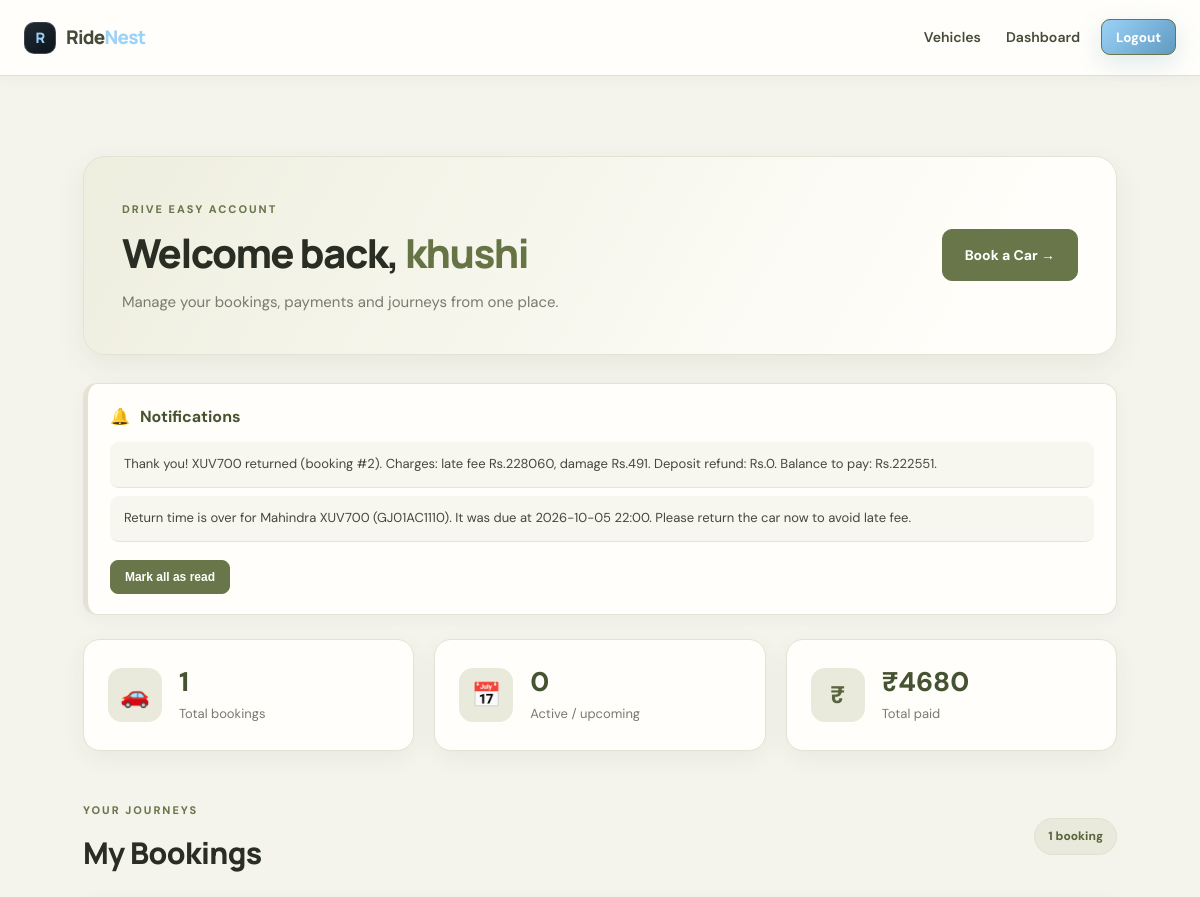
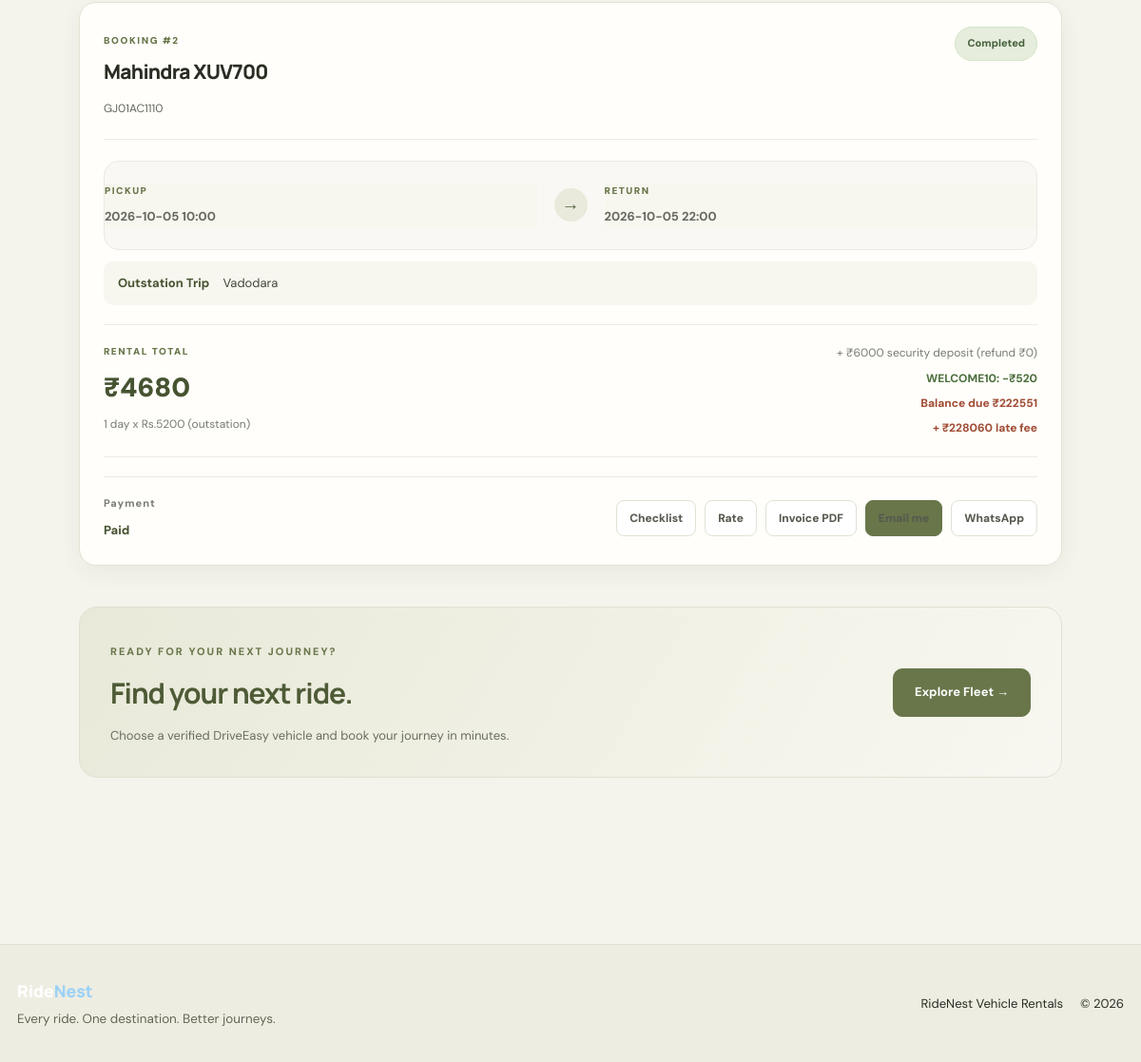
Screenshot of /dashboard (signed in) with the database file from the repository (2 pictures, top to bottom).
### tables this page shows
CREATE TABLE notifications (
    id INTEGER PRIMARY KEY AUTOINCREMENT,
    user_id INTEGER NOT NULL,
    booking_id INTEGER,
    message TEXT NOT NULL,
    is_read INTEGER DEFAULT 0,
    created_at TEXT DEFAULT CURRENT_TIMESTAMP
);

CREATE TABLE bookings (
    id INTEGER PRIMARY KEY AUTOINCREMENT,
    user_id INTEGER NOT NULL,
    car_id INTEGER NOT NULL,
    start_datetime TEXT NOT NULL,
    end_datetime TEXT NOT NULL,
    total_price INTEGER NOT NULL,
    status TEXT NOT NULL DEFAULT 'Pending',
    payment_status TEXT NOT NULL DEFAULT 'Unpaid',
    utr_number TEXT,
    late_fee INTEGER DEFAULT 0,
    reminder_sent INTEGER DEFAULT 0,
    due_sent INTEGER DEFAULT 0,
    late_alert_sent INTEGER DEFAULT 0,
    returned_at TEXT,
    coupon_code TEXT,
    discount INTEGER DEFAULT 0,
    rate_note TEXT,
    trip_type TEXT DEFAULT 'Local',
    destination TEXT,
    km_limit INTEGER DEFAULT 0,
    extra_km_rate INTEGER DEFAULT 0,
    deposit INTEGER DEFAULT 0,
    approval_status TEXT DEFAULT 'None',
    damage_charge INTEGER DEFAULT 0,
    fuel_charge INTEGER DEFAULT 0,
    km_charge INTEGER DEFAULT 0,
    deposit_refund INTEGER DEFAULT 0,
    balance_due INTEGER DEFAULT 0,
    invoice_email TEXT,
    created_at TEXT DEFAULT CURRENT_TIMESTAMP,
    FOREIGN KEY (user_id) REFERENCES users(id),
    FOREIGN KEY (car_id) REFERENCES cars(id)
);

CREATE TABLE cars (
    id INTEGER PRIMARY KEY AUTOINCREMENT,
    name TEXT NOT NULL,
    brand TEXT NOT NULL,
    type TEXT NOT NULL,
    fuel TEXT NOT NULL,
    seats INTEGER NOT NULL,
    price_per_day INTEGER NOT NULL,
    number_plate TEXT NOT NULL UNIQUE,
    qr_token TEXT NOT NULL UNIQUE,
    insurance_expiry TEXT,
    puc_expiry TEXT,
    last_service TEXT,
    km_driven INTEGER DEFAULT 0,
    image TEXT DEFAULT 'default.jpg',
    category TEXT NOT NULL DEFAULT 'Car',
    price_per_hour INTEGER DEFAULT 0,
    min_hours INTEGER DEFAULT 1,
    outstation_rate INTEGER DEFAULT 0,
    km_per_day INTEGER DEFAULT 0,
    extra_km_rate INTEGER DEFAULT 0,
    deposit INTEGER DEFAULT 0,
    station TEXT DEFAULT ''
);

### app.py (the view, shortened to what this page needs)
@app.route("/dashboard")
def dashboard():
    if "user_id" not in session:
        flash("Please log in first.", "error")
        return redirect("/login")
    con = sqlite3.connect("database.db")
    con.row_factory = sqlite3.Row
    bookings = con.execute("""
        SELECT bookings.*, cars.name AS car_name, cars.brand AS car_brand, cars.number_plate, cars.qr_token,
               (SELECT COUNT(*) FROM reviews WHERE reviews.booking_id = bookings.id) AS reviewed
        FROM bookings JOIN cars ON cars.id = bookings.car_id
        WHERE bookings.user_id = ?
        ORDER BY bookings.id DESC
    """, (session["user_id"],)).fetchall()
    alerts = con.execute(
        "SELECT * FROM notifications WHERE user_id = ? AND is_read = 0 ORDER BY id DESC", (session["user_id"],)
    ).fetchall()
    ride_rows = con.execute("""
        SELECT rides.*, cars.name AS car_name, cars.brand AS car_brand, cars.price_per_hour, cars.price_per_day
        FROM rides JOIN cars ON cars.id = rides.car_id
        WHERE rides.user_id = ? ORDER BY rides.id DESC LIMIT 15""", (session["user_id"],)).fetchall()
    con.close()
    total = len(bookings)
    active = len([b for b in bookings if b["status"] in ("Pending", "Confirmed", "Active")])
    spent = sum(b["total_price"] for b in bookings if b["payment_status"] == "Paid")
    now = datetime.now()
    rows = []
    for b in bookings:
        row = dict(b)
        row["countdown"], row["countdown_class"] = "", ""
        if b["status"] in ("Active", "Confirmed"):
            row["countdown"], row["countdown_class"] = reminders.countdown(b["start_datetime"], b["end_datetime"], now)
        rows.append(row)
    ride_list = []
    return render_template("dashboard.html", bookings=rows, rides=ride_list,
                           auto_refresh=any(r["countdown"] for r in rows) or any(r["status"] == "Riding" for r in ride_list),
                           total=total, active=active, spent=spent, alerts=alerts,
                           base=BASE_URL or request.host_url.rstrip("/"))

### app.py (called while the page is built)
@app.before_request
def expire_unpaid_bookings():
    if request.endpoint == "static":
        return
    con = sqlite3.connect("database.db")
    con.execute("""
        UPDATE bookings SET status = 'Cancelled'
        WHERE status = 'Pending' AND payment_status = 'Unpaid' AND approval_status != 'Waiting'
        AND created_at <= datetime('now', ?)
    """, ("-" + str(PAY_WINDOW_MIN) + " minutes",))
    con.execute("""UPDATE bookings SET status = 'Cancelled', approval_status = 'Rejected'
                   WHERE status = 'Pending' AND approval_status = 'Waiting' AND created_at <= datetime('now', '-24 hours')""")
    con.commit()
    con.close()

### templates/dashboard.html (shortened to what this page needs)
{% extends "base.html" %}
{% block content %}
<div class="dashboard-page">
    <div class="dashboard-header">
        <div>
            <span class="dashboard-eyebrow">DRIVE EASY ACCOUNT</span>
            <h1>
                Welcome back,
                <span>{{ session.name }}</span>
            </h1>
            <p>
                Manage your bookings, payments and journeys
                from one place.
            </p>
        </div>
        <a href="/vehicles" class="dashboard-book-btn">
            Book a Car →
        </a>
    </div>
{% if alerts %}
    <div class="dashboard-alerts">
        <div class="alert-heading">
            <span>🔔</span>
            <strong>Notifications</strong>
        </div>
    {% for n in alerts %}
        <div class="dashboard-alert">
            {{ n.message }}
        </div>
    {% endfor %}
        <form
            method="POST"
            action="/notifications/read"
        >
            <button
                class="dashboard-small-btn"
                type="submit"
            >
                Mark all as read
            </button>
        </form>
</div>
{% endif %}
    <div class="dashboard-stats">
        <div class="dashboard-stat-card">
            <div class="stat-icon">
                🚗
            </div>
            <div>
                <strong>{{ total }}</strong>
                <span>Total bookings</span>
            </div>
        </div>
        <div class="dashboard-stat-card">
            <div class="stat-icon">
                📅
            </div>
            <div>
                <strong>{{ active }}</strong>
                <span>Active / upcoming</span>
            </div>
        </div>
        <div class="dashboard-stat-card">
            <div class="stat-icon">
                ₹
            </div>
            <div>
                <strong>₹{{ spent }}</strong>
                <span>Total paid</span>
            </div>
        </div>
    </div>
    <div class="dashboard-section">
        <div class="dashboard-section-heading">
            <div>
                <span class="dashboard-eyebrow">
                    YOUR JOURNEYS
                </span>
                <h2>My Bookings</h2>
            </div>
            <span class="booking-count">
                {{ total }} booking{% if total != 1 %}s{% endif %}
            </span>
        </div>
{% if bookings %}
        <div class="dashboard-bookings">
    {% for b in bookings %}
            <div class="booking-card-dashboard">
                <div class="booking-card-top">
                    <div>
                        <span class="booking-number">
                            BOOKING #{{ b.id }}
                        </span>
                        <h3>
                            {{ b.car_brand }}
                            {{ b.car_name }}
                        </h3>
                        <span class="plate-number">
                            {{ b.number_plate }}
                        </span>
                    </div>
                    <span class="dashboard-status status-{{ b.status|lower }}">
                        {% if b.status == 'Pending'
                              and b.approval_status == 'Waiting' %}
                            Awaiting approval
                        {% else %}
                            {{ b.status }}
                        {% endif %}
                    </span>
                </div>
                <div class="journey-info">
                    <div class="journey-point">
                        <span class="journey-label">
                            PICKUP
                        </span>
                        <strong>
                            {{ b.start_datetime }}
                        </strong>
                    </div>
                    <div class="journey-line">
                        →
                    </div>
                    <div class="journey-point">
                        <span class="journey-label">
                            RETURN
                        </span>
                        <strong>
                            {{ b.end_datetime }}
                        </strong>
                    </div>
                </div>
                {% if b.trip_type == 'Outstation' %}
                <div class="outstation-info">
                    <strong>Outstation Trip</strong>
                    <span>
                        {{ b.destination }}
                    </span>
                </div>
                {% endif %}
                <div class="booking-price-section">
                    <div>
                        <span class="price-label">
                            RENTAL TOTAL
                        </span>
                        <strong class="booking-total">
                            ₹{{ b.total_price }}
                        </strong>
                        {% if b.rate_note %}
                        <span class="price-note">
                            {{ b.rate_note }}
                        </span>
                        {% endif %}
                    </div>
                    <div class="booking-extra">
                        {% if b.deposit %}
                        <span>
                            + ₹{{ b.deposit }} security deposit
                            {% if b.status == 'Completed' %}
                            (refund ₹{{ b.deposit_refund }})
                            {% endif %}
                        </span>
                        {% endif %}
                        {% if b.discount %}
                        <span class="discount-text">
                            {{ b.coupon_code }}:
                            -₹{{ b.discount }}
                        </span>
                        {% endif %}
                        {% if b.balance_due %}
                        <span class="balance-warning">
                            Balance due ₹{{ b.balance_due }}
                        </span>
                        {% endif %}
                        {% if b.late_fee %}
                        <span class="late-warning">
                            + ₹{{ b.late_fee }} late fee
                        </span>
                        {% endif %}
                    </div>
                </div>
                <div class="booking-bottom">
                    <div class="payment-status-dashboard">
                        <span>Payment</span>
                        <strong>
                            {{ b.payment_status }}
                        </strong>
                    </div>
                    <div class="dashboard-actions">
            {% if b.status in ('Active', 'Completed') %}
                        <a
                            class="dashboard-action secondary"
                            href="/booking/{{ b.id }}/inspection"
                        >
                            Checklist
                        </a>
            {% endif %}
                        {% if b.status == 'Completed'
                              and not b.reviewed %}
                        <a
                            class="dashboard-action secondary"
                            href="/review/{{ b.id }}"
                        >
                            Rate
                        </a>
            {% endif %}
            {% if b.payment_status == 'Paid' %}
                        {% set wa =
                        'Hello! My DriveEasy booking #' ~ b.id ~
                        ' for ' ~ b.car_brand ~ ' ' ~ b.car_name ~
                        ' (' ~ b.number_plate ~ ') is confirmed. Pickup: ' ~
                        b.start_datetime ~ ' | Return: ' ~
                        b.end_datetime ~ ' | Car passport: ' ~
                        base ~ '/passport/' ~ b.qr_token ~
                        ' | Invoice PDF: ' ~
                        base ~ '/invoice/share/' ~
                        share_token(b.id) ~ '.pdf'
                        %}
                        <a
                            class="dashboard-action secondary"
                            href="/invoice/{{ b.id }}.pdf?download=1"
                        >
                            Invoice PDF
                        </a>
                        <form
                            method="POST"
                            action="/invoice/{{ b.id }}/email"
                        >
                            <button
                                class="dashboard-action secondary"
                                type="submit"
                            >
                                Email me
                            </button>
                        </form>
                        <a
                            class="dashboard-action secondary"
                            target="_blank"
                            rel="noopener"
                            href="https://wa.me/?text={{ wa|urlencode }}"
                        >
                            WhatsApp
                        </a>
            {% endif %}
                    </div>
                </div>
            </div>
    {% endfor %}
</div>
{% endif %}
    </div>
    <div class="dashboard-cta">
        <div>
            <span class="dashboard-eyebrow">
                READY FOR YOUR NEXT JOURNEY?
            </span>
            <h2>
                Find your next ride.
            </h2>
            <p>
                Choose a verified DriveEasy vehicle
                and book your journey in minutes.
            </p>
        </div>
        <a href="/vehicles">
            Explore Fleet →
        </a>
    </div>
</div>
{% endblock %}

### rows the page displays
notifications: message "Thank you! XUV700 returned (booking #2). Charges: late fee Rs.228060, damage Rs.491. Deposit refund: Rs.0. Balance to pay: Rs.222551."
notifications: message "Return time is over for Mahindra XUV700 (GJ01AC1110). It was due at 2026-10-05 22:00. Please return the car now to avoid late fee."
bookings: id "2", car_brand "Mahindra", car_name "XUV700", number_plate "GJ01AC1110", status "Completed", start_datetime "2026-10-05 10:00", end_datetime "2026-10-05 22:00", destination "Vadodara", total_price "4680", rate_note "1 day x Rs.5200 (outstation)", deposit "6000", deposit_refund "0", coupon_code "WELCOME10", discount "520", balance_due "222551", late_fee "228060", payment_status "Paid"

### other values shown
{{ session.name }} "khushi"
{{ total }} "1"
{{ active }} "0"
{{ spent }} "4680"
